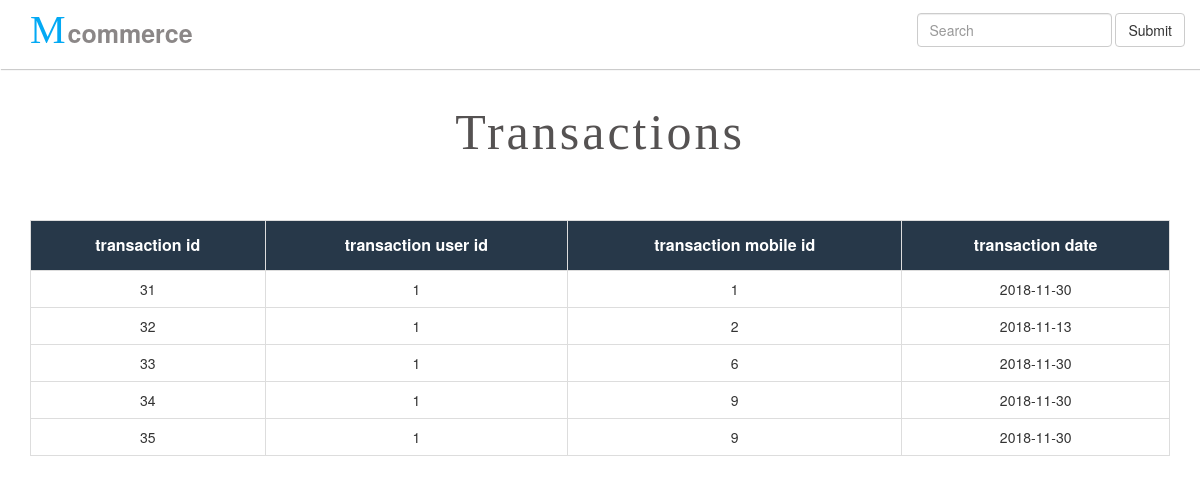
/admin/transactions.php, run on the app's committed database.
### tables this page shows
CREATE TABLE `transaction` (
  `trans_id` int(11) NOT NULL,
  `tran_user_id` int(11) NOT NULL,
  `tran_mobile_id` int(11) NOT NULL,
  `trans_date` date NOT NULL
);

### includes/functions/functions.php (called while the page is built, shortened)
<?php
   function selectItem($select , $from , $values = null , $condition = null , $getAll = true){
   	global $connect;
   if($condition === null){
	   $statment = $connect->prepare("SELECT $select FROM $from");
       $statment->execute();
   }else{
       $statment = $connect->prepare("SELECT $select FROM $from WHERE $condition");
       $statment->execute($values);
   }
   if($getAll){
       $res = $statment->fetchAll();
   }else{
       $res = $statment->fetch();
   }
   	return $res;
   }
?>

### admin/transactions.php (the view, shortened to what this page needs)
<?php
$rows = selectItem("*" , "transaction" );
?>
<div class="container">
    <h1 class="page-title admin-title">transactions</h1>
    <table class="table table-bordered table-responsive">
        <tr>
            <th class="text-center">transaction id</th>
            <th class="text-center">transaction  user id</th>
            <th class="text-center">transaction  mobile id</th>
            <th class="text-center">transaction  date</th>
        </tr>
        <?php
        foreach ($rows as $row){ ?>
            <tr>
                <td class="text-center"><?php echo $row["trans_id"] ?></td>
                <td class="text-center"><?php echo $row["tran_user_id"] ?></td>
                <td class="text-center"><?php echo $row["tran_mobile_id"] ?></td>
                <td class="text-center"><?php echo $row["trans_date"] ?></td>
            </tr>
        <?php }
        ?>
    </table>
</div>

### layout/css/style.css (style rules this page uses)
.admin-title { margin-bottom: 60px !important; margin-top: 21px !important; }
th { background-color: #273849; padding: 13px !important; color: #FFF; font-size: 16px; }
.page-title { margin: 0; text-align: center; font-size: 50px; color: #555252; font-family: fantasy; letter-spacing: 3px; margin-bottom: -27px; margin-top: -11px; text-transform: capitalize; }

### data on the page
transaction: trans_id "31", tran_user "1", tran_mobile "1", trans_date "2018-11-30"
transaction: trans_id "32", tran_user "1", tran_mobile "2", trans_date "2018-11-13"
transaction: trans_id "33", tran_user "1", tran_mobile "6", trans_date "2018-11-30"
transaction: trans_id "34", tran_user "1", tran_mobile "9", trans_date "2018-11-30"
transaction: trans_id "35", tran_user "1", tran_mobile "9", trans_date "2018-11-30"
